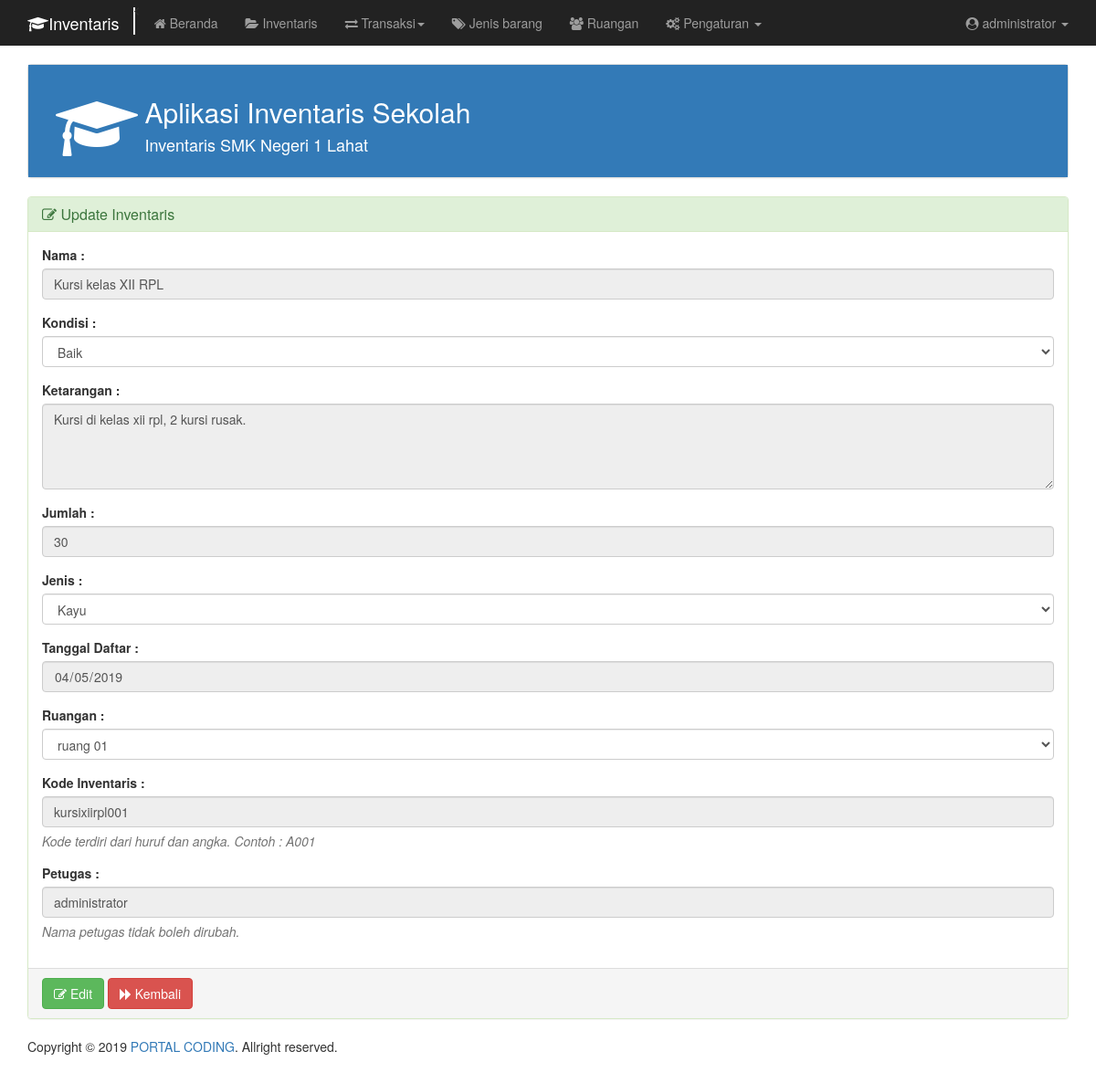
The app's page /inventaris/detail/detail-inventaris.php?rowid=5ca7151726dd0 (signed in) with its own data.
### tables this page shows
CREATE TABLE `inventaris` (
  `id_inventaris` varchar(150) NOT NULL,
  `nama` varchar(150) NOT NULL,
  `kondisi` varchar(150) NOT NULL,
  `keterangan_inventaris` varchar(500) NOT NULL,
  `jumlah` varchar(65) NOT NULL,
  `id_jenis` varchar(150) NOT NULL,
  `tanggal_register` date NOT NULL,
  `id_ruang` varchar(150) NOT NULL,
  `kode_inventaris` varchar(65) NOT NULL,
  `id_petugas` varchar(150) NOT NULL
);

CREATE TABLE `jenis` (
  `id_jenis` varchar(150) NOT NULL,
  `nama_jenis` varchar(150) NOT NULL,
  `kode_jenis` varchar(150) NOT NULL,
  `keterangan_jenis` varchar(500) NOT NULL
);

CREATE TABLE `ruang` (
  `id_ruang` varchar(150) NOT NULL,
  `nama_ruang` varchar(150) NOT NULL,
  `kode_ruang` varchar(150) NOT NULL,
  `keterangan_ruang` varchar(500) NOT NULL
);

### inventaris/config/function.php (called while the page is built, shortened)
<?php
class Konektor {
	public function __construct() {
		$this->host = "localhost";
		$this->user = "root";
		$this->pass = "";
		$this->db = "dbinventaris";
		$this->con = new mysqli($this->host,$this->user,$this->pass,$this->db) or die("Can't Connect to Database");
	}
}
class Konfigurasi extends Konektor {
	public function detailInventaris($id) {
		$SQL = $this->con->prepare("SELECT * FROM inventaris INNER JOIN jenis ON jenis.id_jenis = inventaris.id_jenis
																INNER JOIN ruang ON ruang.id_ruang = inventaris.id_ruang
																INNER JOIN petugas ON petugas.id_petugas = inventaris.id_petugas
																WHERE inventaris.id_inventaris = ? GROUP BY inventaris.id_inventaris");
		$SQL->bind_param("s",$id);
		$SQL->execute();
		$result = $SQL->get_result();
		$data = [];
		while ($row = $result->fetch_assoc()) {
			$data[] = $row;
		}
		return $data;
	}
}
 ?>

### inventaris/detail/detail-inventaris.php (the view, shortened to what this page needs)
<?php
include '../config/function.php';
$konfigurasi = new Konfigurasi();
$id = $_GET['rowid'];
$detail = $konfigurasi->detailInventaris($id);
?>
<!DOCTYPE html>
<html lang="en" dir="ltr">
	<head>
		<?php include '../include/meta.php'; ?>
  </head>
  <body onload="userFormDisabled(),viewInventaris()">
		<?php include '../include/menu.php' ?>
		<div class="container">
		  <?php include '../include/heading.php'; ?>
			<div class="panel panel-success">
			  <div class="panel-heading">
			    <h3 class="panel-title"><i class="fa fa-edit"></i> Update Inventaris</h3>
			  </div>
			  <div class="panel-body">
					<form class="" action="" method="post">
						<?php	if ($detail == null) {
							echo "<h2 class='text-center'>Tidak ada data.</h2>";
						} else {
							foreach ($detail as $data) { ?>
										<div class="form-group">
											<label for="">Nama :</label>
											<input type="text" class="form-control" id="nama_inventaris" value="<?php echo $data['nama']; ?>" name="nama_inventaris">
										</div>
										<div class="form-group">
											<label for="">Kondisi :</label>
											<select class="form-control" name="kondisi" id="kondisi">
												<option><?php echo $data['kondisi']; ?></option>
											</select>
										</div>
										<div class="form-group">
											<label for="">Ketarangan :</label>
											<textarea name="keterangan" id="keterangan" class="form-control" rows="4"><?php echo $data['keterangan_inventaris']; ?></textarea>
										</div>
										<div class="form-group">
											<label for="">Jumlah :</label>
											<input type="number" class="form-control" id="jumlah" value="<?php echo $data['jumlah']; ?>" name="jumlah">
										</div>
										<div class="form-group">
											<label for="">Jenis :</label>
											<select class="form-control" name="jenis" id="jenis">
												<option value="<?php echo $data['id_jenis']; ?>"><?php echo $data['nama_jenis']; ?></option>
											</select>
										</div>
										<div class="form-group">
											<label for="">Tanggal Daftar :</label>
											<input type="date" class="form-control" id="tanggal_register" name="tanggal_register" value="<?php echo $data['tanggal_register']; ?>">
										</div>
										<div class="form-group">
											<label for="">Ruangan :</label>
											<select class="form-control" name="ruangan" id="ruangan">
												<option value="<?php echo $data['id_ruang']; ?>"><?php echo $data['nama_ruang']; ?></option>
										</select>
										</div>
										<div class="form-group">
											<label for="">Kode Inventaris :</label>
											<input type="text" class="form-control" id="kode_inventaris" value="<?php echo $data['kode_inventaris']; ?>" name="kode_inventaris">
											<p class="help-block"><i>Kode terdiri dari huruf dan angka. Contoh : A001</i></p>
										</div>
										<div class="form-group">
											<label for="">Petugas : </label>
											<input type="text" class="form-control" id="petugas" value="<?php echo $_SESSION['nama_petugas']; ?>" name="petugas" >
											<p class="help-block"><i>Nama petugas tidak boleh dirubah.</i></p>
										</div>
						<?php	} } ?>
			  </div>
			  <div class="panel-footer">
          <button type="button" id="btnedit" onclick="editInventaris()" class="btn btn-success"><i class="fa fa-edit"></i> Edit</button>
  					<a href="/inventaris/inventaris.php" onclick="viewInventaris()" class="btn btn-danger"><i class="fa fa-forward"></i> Kembali</a>
			  </div>
			</div>
		</div>
    <?php include '../include/footer.php'; ?>
	</body>
</html>

### records on screen
inventaris: nama_inventaris "Kursi kelas XII RPL", kondisi "Baik", keterangan "Kursi di kelas xii rpl, 2 kursi rusak.", jumlah "30", jenis "Kayu", tanggal_register "04/05/2019", ruangan "ruang 01", kode_inventaris "kursixiirpl001"

### other values on screen
$_SESSION['nama_petugas'] "administrator"
